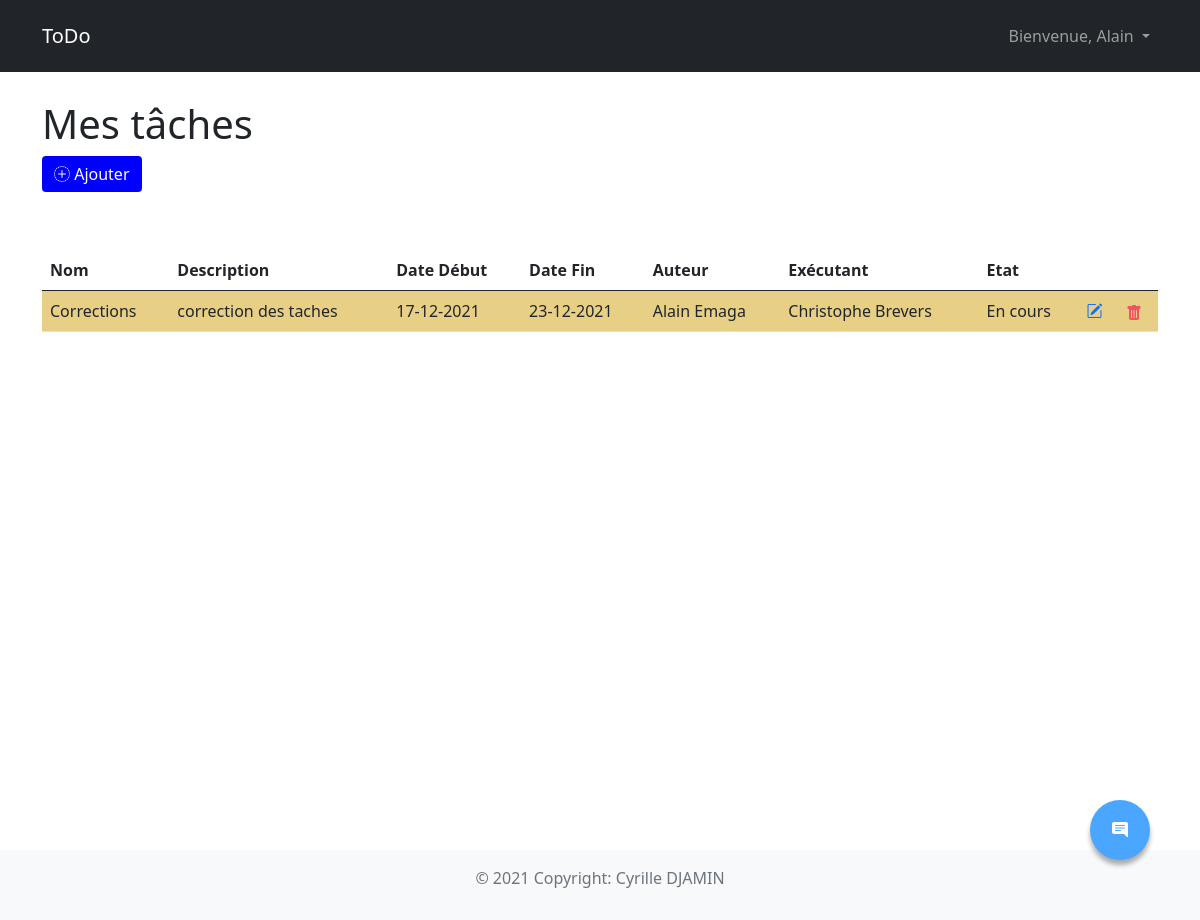
/index.php?page=dashboard (signed in), run on the app's committed database.
### tables this page shows
CREATE TABLE IF NOT EXISTS `tache` (
  `id` int(11) NOT NULL AUTO_INCREMENT,
  `name` varchar(255) NOT NULL,
  `description` text NOT NULL,
  `date_debut` varchar(255) NOT NULL,
  `date_fin` varchar(255) NOT NULL,
  `etat` enum('EnCours','Terminee','EnAttente') NOT NULL DEFAULT 'EnCours',
  `commanditaire` int(11) NOT NULL,
  `id_utilisateur` int(11) DEFAULT NULL,
  PRIMARY KEY (`id`),
  KEY `fk_user` (`id_utilisateur`),
  KEY `fk_commanditaire` (`commanditaire`)
);

CREATE TABLE IF NOT EXISTS `user` (
  `id` int(11) NOT NULL AUTO_INCREMENT,
  `last_name` varchar(255) NOT NULL,
  `first_name` varchar(255) NOT NULL,
  `email` varchar(255) NOT NULL,
  `phone` varchar(255) NOT NULL,
  `password` varchar(255) NOT NULL,
  `isconnected` enum('Client','Travailleur','Root','Disconnected') NOT NULL DEFAULT 'Disconnected',
  `statuts` varchar(255) NOT NULL,
  `activated` tinyint(1) NOT NULL DEFAULT '0',
  PRIMARY KEY (`id`)
);

### models/db_connection.php (called while the page is built, shortened)
<?php
class Database {
    private static $instance;
    private $_host = 'localhost';
    private $_database = 'djamin-exam';
    private $_username = 'root';
    private $_password = '76416558Gaus';
    private function __construct() {
        try {
            $this->connection = new PDO('mysql:host='.$this->_host.';dbname='.$this->_database.';charset=utf8', $this->_username, $this->_password);
        } catch(Exception $e) {
            die('Erreur : '.$e->getMessage());
        }
    }
    public static function getInstance() {
        if(!self::$instance) {
            self::$instance = new Database();
        }
        return self::$instance;
    }
}

### models/taches.php (called while the page is built, shortened)
<?php
function getTasks() {
    $bdd = Database::getInstance();
    try {
        $req = $bdd->connection->prepare("
            SELECT
            T.id,
            T.name,
            T.description,
            T.date_debut,
            T.date_fin,
            T.etat,
            T.commanditaire,
            T.id_utilisateur ,
            E.id 'id_executant',
            E.first_name 'prenom_executant',
            E.last_name 'nom_executant',
            U.id 'id_auteur',
            U.first_name 'prenom_auteur',
            U.last_name 'nom_auteur'
            FROM tache T
            LEFT JOIN user U ON T.commanditaire=U.id
            LEFT JOIN user E ON T.id_utilisateur=E.id
        ");
        $req->execute();
        $tasks = $req->fetchAll();
        return $tasks;
    } catch(Exception $e) {
        die('Erreur : '.$e->getMessage());
    }
}

### Views/pages/dashboard.php (the view, shortened to what this page needs)
<?php include_once(__DIR__ . '/../partials/header.php'); ?>
    <main class='main-content container main-container'>
      <h1><?= $_SESSION['user']['isconnected'] == 'Root' ? "Liste des tâches" : "Mes tâches" ?></h1>
      <?php if($_SESSION['user']['isconnected'] == 'Root' || $_SESSION['user']['isconnected'] == 'Client'): ?>
      <button type="button" class="btn btn-success" onclick="showModal()">
        <i class="bi bi-plus-circle-dotted"></i> Ajouter
      </button>
      <?php endif; ?>
      <div class="mt-5">
      <table class="table table-striped table-hover">
        <thead>
            <tr>
                <th scope="col">Nom</th>
                <th scope="col">Description</th>
                <th scope="col">Date Début</th>
                <th scope="col">Date Fin</th>
                <th scope="col">Auteur</th>
                <?php if($_SESSION['user']['isconnected'] != 'Travailleur'): ?>
                <th scope="col">Exécutant</th>
                <?php endif; ?>
                <th scope="col">Etat</th>
                <?php if($_SESSION['user']['isconnected'] == 'Root' || $_SESSION['user']['isconnected'] == 'Client'): ?>
                <th></th>
                <th></th>
                <?php endif; ?>
            </tr>
        </thead>
        <tbody>
            <?php foreach($taches as $index=>$tache): ?>
            <?php if($_SESSION['user']['isconnected'] == 'Client' && $tache["commanditaire"] == $_SESSION["user"]["id"]): ?>
            <tr class="<?php if($tache["etat"] == "Terminee") { echo "task-done-bg"; } if($tache["etat"] == "EnCours") { echo "task-going-bg"; } ?>">
                <td><?= $tache["name"] ?></td>
                <td><?= $tache["description"] ?></td>
                <td><?= $tache["date_debut"] ?></td>
                <td><?= $tache["date_fin"] ?></td>
                <td><?= $tache["prenom_auteur"] . " " . $tache["nom_auteur"] ?></td>
                <td><?= isset($tache["id_utilisateur"]) ? $tache["prenom_executant"] . " " . $tache["nom_executant"] : "<em>Aucun</em>" ?></td>
                <td><?php if($tache["etat"] == 'EnCours') { echo "En cours"; } else if($tache["etat"] == 'EnAttente') { echo "En attente"; } else { echo "Terminé"; } ?></td>
                <td>
                    <a href="#" onclick='showModal(<?= $tache["id"] ?>, <?= json_encode($tache) ?>)'>
                        <i class="bi bi-pencil-square"></i>
                    </a>
                </td>
                <td>
                    <a href="#" onclick="supprimerTache(<?= $tache['id'] ?>)">
                    </a>
                </td>
            </tr>
            <?php endif; ?>
            <?php endforeach; ?>
        </tbody>
        </table>
      </div>
    </main>
    <section>
        <button class="chat-btn">
        </button>
    </section>
<?php include_once(__DIR__ . '/../partials/footer.php'); ?>

### Views/css/style.css (style rules this page uses)
.main-container { padding-top: 100px; }
.main-content { min-height: 850px !important; }
.task-going-bg { background-color: #f1d274d1; }
.chat-btn { position: absolute; right: 14px; bottom: 30px; cursor: pointer; }
.chat-btn { width: 50px; height: 50px; display: flex; justify-content: center; align-items: center; border-radius: 50px; background-color: blue; color: #fff; font-size: 22px; border: none; }
.chat-form input, textarea, button { margin-bottom: 10px; }
.btn, .btn:focus, .btn:hover { background-color: blue; border: blue; }

### Views/css/chat.css (style rules this page uses)
section { max-width: 1100px; margin: auto; text-align: center; padding: 0 1rem; }
.chat-btn { position: fixed; right: 50px; bottom: 50px; background: dodgerblue; color: white; width: 60px; height: 60px; border-radius: 50%; opacity: 0.8; transition: opacity 0.3s; box-shadow: 0 5px 5px rgba(0, 0, 0, 0.4); }

### data on the page
tache: name "Corrections", description "correction des taches", date_debut "17-12-2021", date_fin "23-12-2021", commanditaire.first_name "Alain", commanditaire.last_name "Emaga", id_utilisateur.first_name "Christophe", id_utilisateur.last_name "Brevers", etat "En cours"

### other printed values
$_SESSION['user']['first_name'] "Alain"
